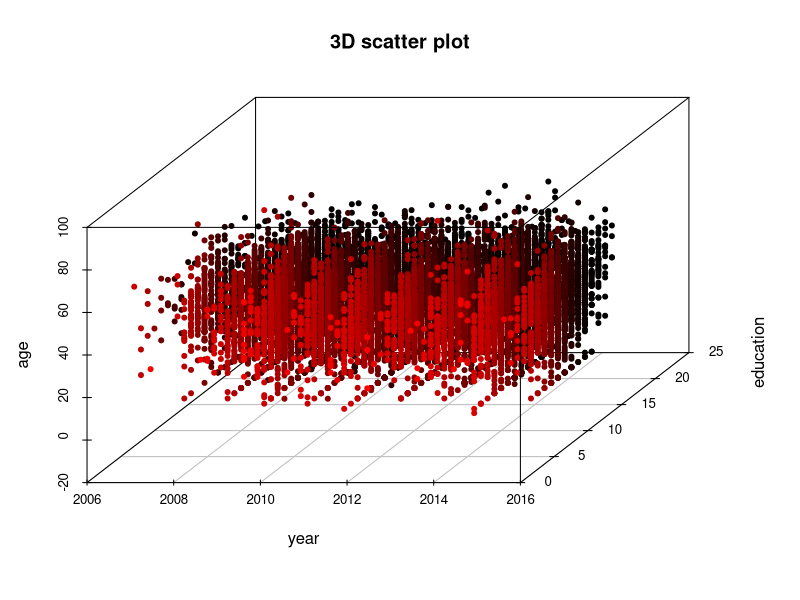
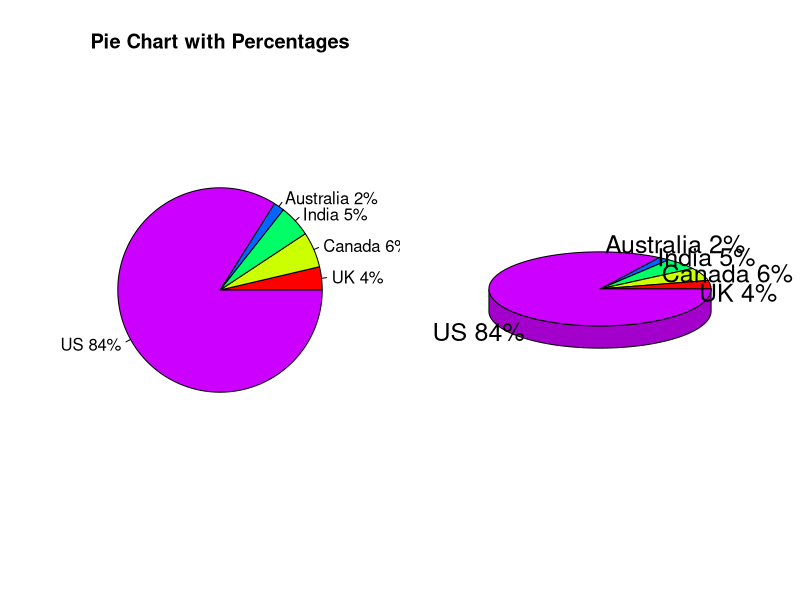
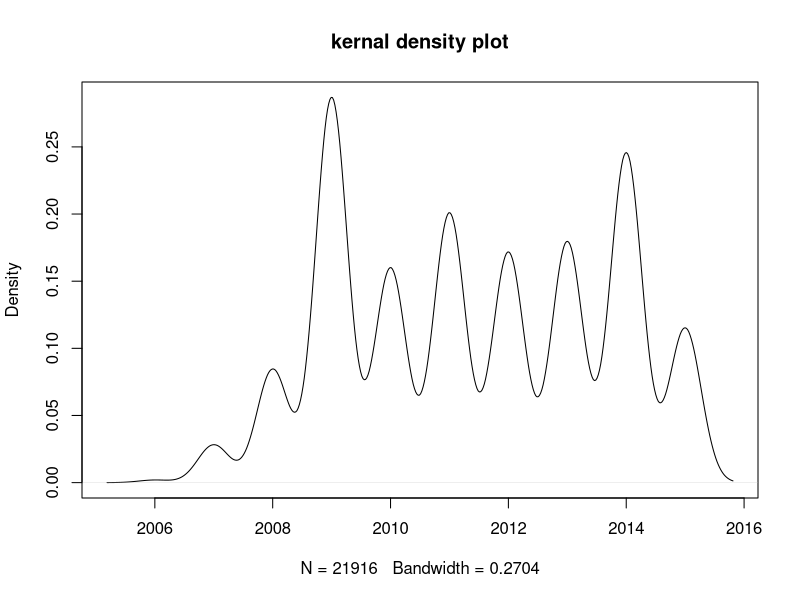

Recreate these plots in R, in order.
setwd("/Users/sunzhongyang/Desktop/R")

data_twitter_raw <- read.csv("M01_quasi_twitter.csv", header = TRUE)

#b
summary(data_twitter_raw$friends_count)

#d
library(scatterplot3d)

png(file = "3D scatter plot.png", width = 1920, height = 1080)
scatterplot3d(x=data_twitter_raw$created_at_year, y=data_twitter_raw$education, z=data_twitter_raw$age, main = "3D scatter plot", xlab = "year", ylab = "education",zlab = "age", pch = 20, angle = 55, highlight.3d=TRUE)
dev.off()

#e
library(plotrix)

lbs <- c("UK", "Canada", "India", "Australia", "US")
slices <- c(650, 1000, 900, 300, 14900 )

pct <- round(slices/sum(slices)*100)
lbs2 <- paste(lbs, " ", pct, "%", sep = "")

png(file = "Pie Chart with Percentages.png", width = 2600, height = 1080)

opar <- par(no.readonly = TRUE)
par(mfrow=c(1, 2))
pie(slices, labels = lbs2, col = rainbow(length(lbs2)), main = "Pie Chart with Percentages")
pie3D(slices, labels = lbs2)
par(opar)

dev.off()

#f
png(file = "kernal density plot.png", width = 1920, height = 1080)
plot(density(data_twitter_raw$created_at_year), main = "kernal density plot")
dev.off()
